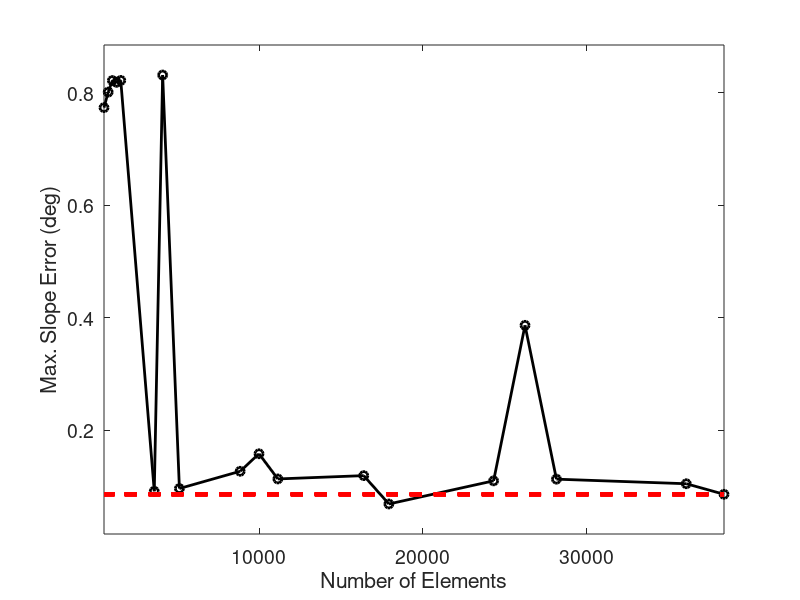
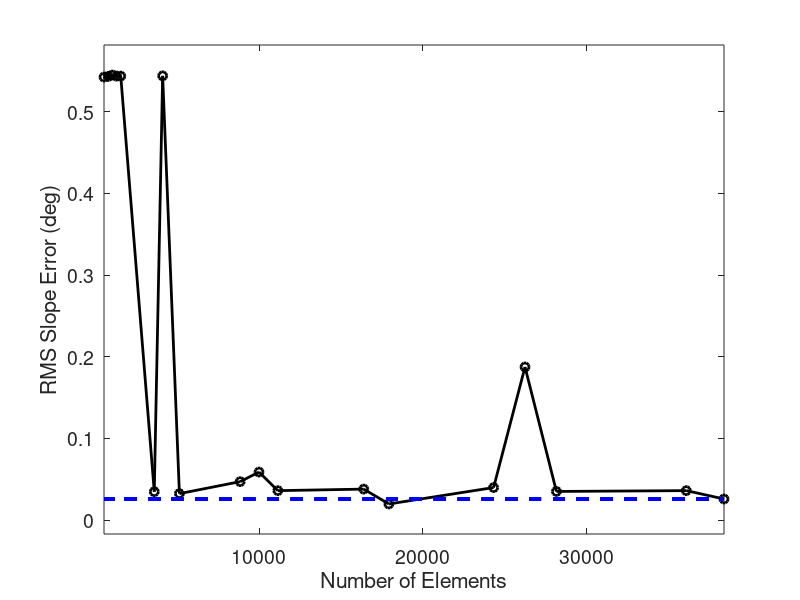

Write the MATLAB code that produced these figures, in order.
clc
clear
close all

% load("quad_convergence_v4_pt1.mat")
% load("quad_convergence_v4_pt2.mat")
% 
% element_count = [element_count_pt1;  element_count_pt2];
% mesh_size = [mesh_size_pt1; mesh_size_pt2];
% rms_slope = [rms_slope_pt1; rms_slope_pt2];
% max_slope = [max_slope_pt1; max_slope_pt2];

load("quad_mesh_D_high_t_low.mat")

max_slope_deg = rad2deg(max_slope);
max_slope_bounds = [0.99 1.01]*max_slope_deg(end);
rms_slope_deg = rad2deg(rms_slope);
rms_slope_bounds = [0.99 1.01]*rms_slope_deg(end);

figure; hold on; axis padded; box on;
plot(element_count,max_slope_deg,"o-","LineWidth",2,"Color","k")
plot(element_count,ones(length(element_count))*max_slope_bounds(1),...
    "--","LineWidth",2,"Color","r")
plot(element_count,ones(length(element_count))*max_slope_bounds(2),...
    "--","LineWidth",2,"Color","r")
xlim([element_count(1),element_count(end)])
xlabel("Number of Elements")
ylabel("Max. Slope Error (deg)")
set(gcf,'Units','Inches','Position',[1,1,4.5*1.3,3*1.3]);
set(gca,'FontSize',14)
hold off;

figure; hold on; axis padded; box on;
plot(element_count,rms_slope_deg,"o-","LineWidth",2,"Color","k")
plot(element_count,ones(length(element_count))*rms_slope_bounds(1),...
    "--","LineWidth",2,"Color","b")
plot(element_count,ones(length(element_count))*rms_slope_bounds(2),...
    "--","LineWidth",2,"Color","b")
xlim([element_count(1),element_count(end)])
xlabel("Number of Elements")
ylabel("RMS Slope Error (deg)")
set(gcf,'Units','Inches','Position',[1,1,4.5*1.3,3*1.3]);
set(gca,'FontSize',14)
hold off;
